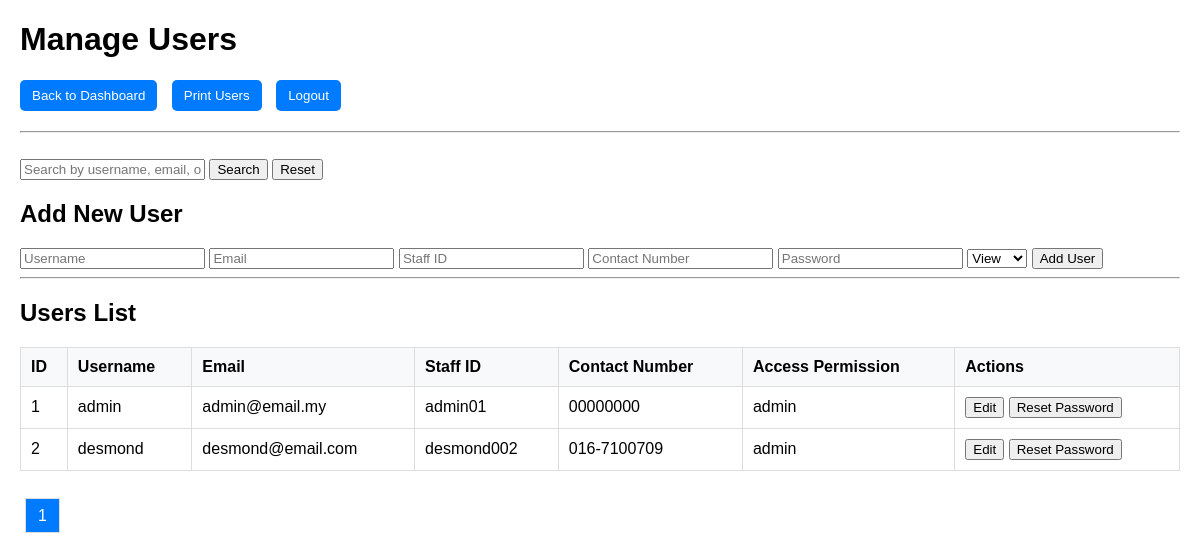
The page /manage_users.php (signed in) on the database its author committed.
### tables this page shows
CREATE TABLE `users` (
  `id` int(11) NOT NULL,
  `username` varchar(50) NOT NULL,
  `password` varchar(255) NOT NULL,
  `email` varchar(100) NOT NULL,
  `staff_id` varchar(50) NOT NULL,
  `contact_number` varchar(20) DEFAULT NULL,
  `access_permission` enum('view','add','edit','admin') DEFAULT 'view',
  `created_at` timestamp NOT NULL DEFAULT current_timestamp()
);

### manage_users.php (the view, shortened to what this page needs)
<?php
require_once 'includes/auth.php';
require_once 'includes/db.php';
$page = isset($_GET['page']) ? (int)$_GET['page'] : 1;
$items_per_page = 10;
$offset = ($page - 1) * $items_per_page;
$search = $_GET['search'] ?? '';
$query = "SELECT * FROM users WHERE 1=1";
$query .= " ORDER BY id ASC LIMIT :limit OFFSET :offset";
$stmt = $pdo->prepare($query);
$stmt->bindValue(':limit', $items_per_page, PDO::PARAM_INT);
$stmt->bindValue(':offset', $offset, PDO::PARAM_INT);
$stmt->execute();
$users = $stmt->fetchAll(PDO::FETCH_ASSOC);
$total_items_query = "SELECT COUNT(*) FROM users WHERE 1=1";
$total_items_stmt = $pdo->prepare($total_items_query);
$total_items_stmt->execute();
$total_items = $total_items_stmt->fetchColumn();
$total_pages = ceil($total_items / $items_per_page);
$edit_user = null;
?>
<!DOCTYPE html>
<html>
<head>
    <link rel="stylesheet" href="css/style.css">
</head>
<body>
    <h1>Manage Users</h1>
    <div class="actions">
        <a href="dashboard.php"><button>Back to Dashboard</button></a>
        <a href="print_users.php" target="_blank"><button>Print Users</button></a>
        <a href="logout.php"><button>Logout</button></a>
    </div>
    <hr>
    <br>
    <form method="GET" style="margin-bottom: 20px;">
        <input type="text" name="search" placeholder="Search by username, email, or staff ID..." value="<?= htmlspecialchars($search) ?>">
        <button type="submit">Search</button>
        <a href="manage_users.php"><button>Reset</button></a>
    </form>
    <?php if ($edit_user): ?>
        <h2>Edit User</h2>
        <?php if (isset($error)) echo "<p style='color: red;'>$error</p>"; ?>
        <?php if (isset($success)) echo "<p style='color: green;'>$success</p>"; ?>
        <form method="POST">
            <input type="hidden" name="id" value="<?= htmlspecialchars($edit_user['id']) ?>">
            <input type="text" name="username" value="<?= htmlspecialchars($edit_user['username']) ?>" required>
            <input type="email" name="email" value="<?= htmlspecialchars($edit_user['email']) ?>" required>
            <input type="text" name="staff_id" value="<?= htmlspecialchars($edit_user['staff_id']) ?>" required>
            <input type="text" name="contact_number" value="<?= htmlspecialchars($edit_user['contact_number']) ?>">
            <select name="access_permission" required>
                <option value="view" <?= $edit_user['access_permission'] === 'view' ? 'selected' : '' ?>>View</option>
                <option value="add" <?= $edit_user['access_permission'] === 'add' ? 'selected' : '' ?>>Add</option>
                <option value="edit" <?= $edit_user['access_permission'] === 'edit' ? 'selected' : '' ?>>Edit</option>
                <option value="admin" <?= $edit_user['access_permission'] === 'admin' ? 'selected' : '' ?>>Admin</option>
            </select>
            <button type="submit" name="edit_user">Update User</button>
        </form>
    <?php else: ?>
        <h2>Add New User</h2>
        <form method="POST">
            <input type="text" name="username" placeholder="Username" required>
            <input type="email" name="email" placeholder="Email" required>
            <input type="text" name="staff_id" placeholder="Staff ID" required>
            <input type="text" name="contact_number" placeholder="Contact Number">
            <input type="password" name="password" placeholder="Password" required>
            <select name="access_permission" required>
                <option value="view">View</option>
            </select>
            <button type="submit" name="add_user">Add User</button>
        </form>
    <?php endif; ?>
    <hr>
    <h2>Users List</h2>
     <table>
        <thead>
            <tr>
                <th>ID</th>
                <th>Username</th>
                <th>Email</th>
                <th>Staff ID</th>
                <th>Contact Number</th>
                <th>Access Permission</th>
                <th>Actions</th>
            </tr>
        </thead>
        <tbody>
            <?php foreach ($users as $user): ?>
                <tr>
                    <td><?= htmlspecialchars($user['id']) ?></td>
                    <td><?= htmlspecialchars($user['username']) ?></td>
                    <td><?= htmlspecialchars($user['email']) ?></td>
                    <td><?= htmlspecialchars($user['staff_id']) ?></td>
                    <td><?= htmlspecialchars($user['contact_number']) ?></td>
                    <td><?= htmlspecialchars($user['access_permission']) ?></td>
                    <td>
                        <a href="?edit_id=<?= $user['id'] ?>"><button>Edit</button></a>
                        <form method="POST" style="display: inline;">
                            <button type="submit" name="reset_password">Reset Password</button>
                        </form>
                    </td>
                </tr>
            <?php endforeach; ?>
        </tbody>
    </table>
    <br><br>
    <div class="pagination">
        <?php for ($i = 1; $i <= $total_pages; $i++): ?>
            <a href="?page=<?= $i ?>&search=<?= htmlspecialchars($search) ?>" class="<?= $i === $page ? 'active' : '' ?>"><?= $i ?></a>
        <?php endfor; ?>
    </div>
    <br>
</body>
</html>

### manage_users.php (style rules this page uses)
body { font-family: Arial, sans-serif; margin: 20px; }
table { width: 100%; border-collapse: collapse; }
table th, table td { padding: 10px; border: 1px solid #ddd; text-align: left; }
table th { background-color: #f8f9fa; }
.actions { margin-bottom: 20px; }
.actions button, .actions input { padding: 8px 12px; margin-right: 10px; background-color: #007BFF; color: white; border: none; border-radius: 5px; cursor: pointer; }
.pagination a { padding: 8px 12px; margin: 5px; border: 1px solid #ddd; text-decoration: none; color: #007BFF; }
.pagination a.active { background-color: #007BFF; color: white; }

### rows shown on the page
users: id "1", username "admin", email "admin@email.my", staff "admin01", contact_number "00000000", access_permission "admin"
users: id "2", username "desmond", email "desmond@email.com", staff "desmond002", contact_number "016-7100709", access_permission "admin"
